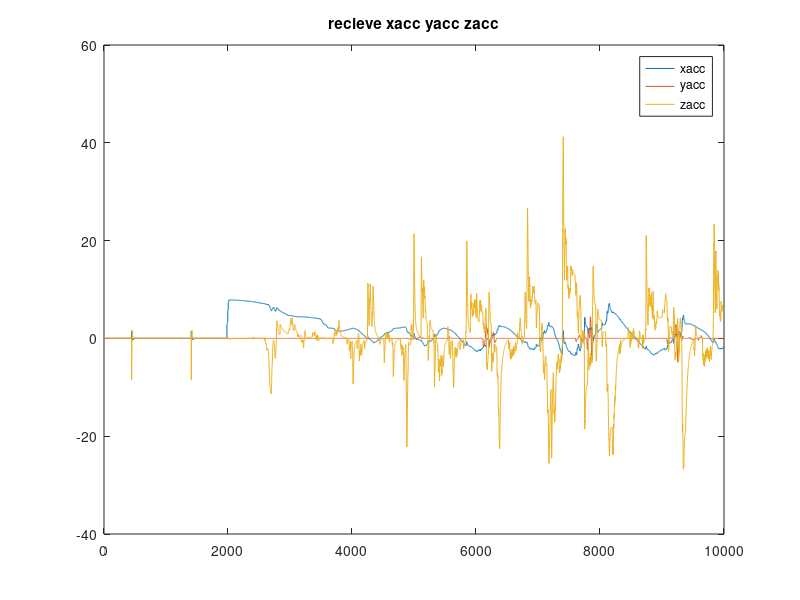
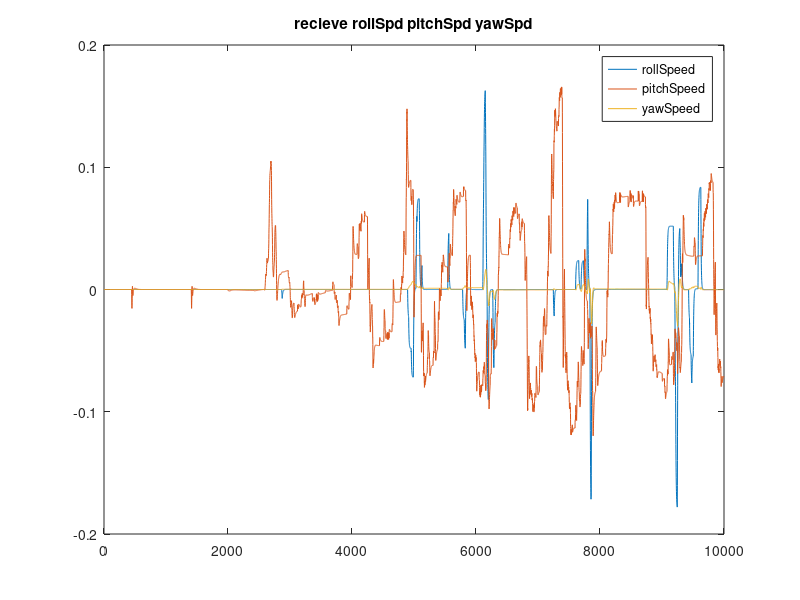
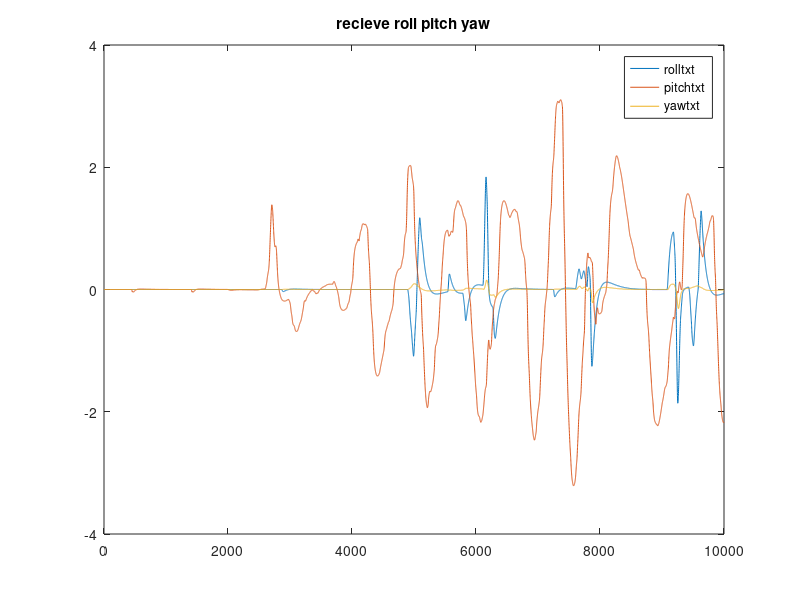
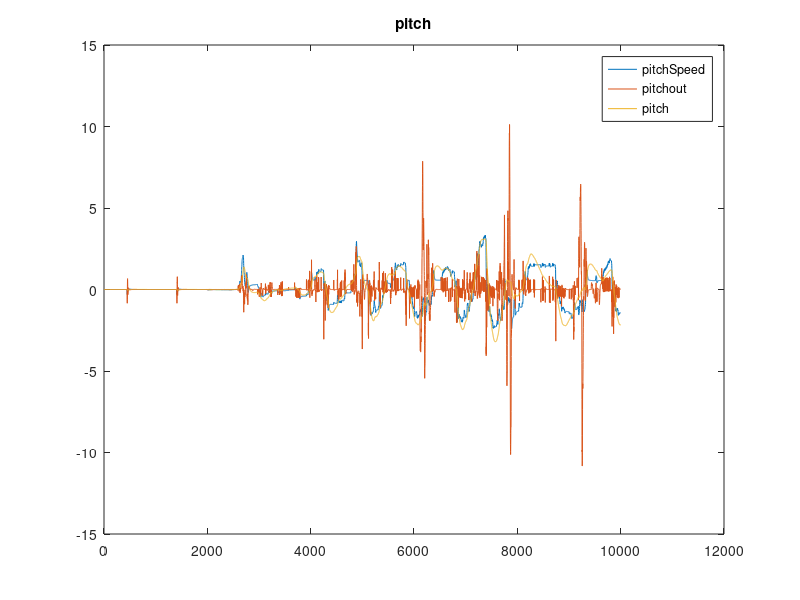

Write the MATLAB code that produced these figures, in order.
function washoutfilter
close all;
clc;
global dT fs count  hpfAccWn lpfAccWn hpfAngleSpdWn inputs outputs
global IS_USE_TRANS_MATRIX IS_ADD_COOR_TURN_GAIN
global roll_scale pitch_scale yaw_scale x_scale y_scale z_scale
dT = 0.047;
fs = 1 / dT;
count = 10000;
IS_USE_TRANS_MATRIX = 1;
IS_ADD_COOR_TURN_GAIN = 1;
hpfAccWn = 1.0;
lpfAccWn = 0.5;
hpfAngleSpdWn = 0.1;
inputs = zeros(12, 3);
outputs = zeros(12, 3);
roll = zeros(count, 1);    % deg
pitch = zeros(count, 1);   % deg
yaw = zeros(count, 1);     % deg
x = zeros(count, 1);       % mm
y = zeros(count, 1);       % mm
z = zeros(count, 1);       % mm
rollfilter = zeros(count, 1);    % deg
pitchfilter = zeros(count, 1);   % deg
yawfilter = zeros(count, 1);     % deg
xfilter = zeros(count, 1);       % mm
yfilter = zeros(count, 1);       % mm
zfilter = zeros(count, 1);       % mm

rollScale = 1.0;
yawScale = 2.0;
pitchScale = 1.0;
rollFilterLevel = 4;
yawFilterLevel = 4;
pitchFilterLevel = 4;
xScale = 0.1;
yScale = 0.1;
zScale = 0.1;
xFilterLevel = 8;
yFilterLevel = 8;
zFilterLevel = 8;

xMAFilters.DataHistory = zeros(1, xFilterLevel);
xMAFilters.Scale = xScale;
xMAFilters.FilterLevel = xFilterLevel;
xMAFilters.DataTotal = 0;
xMAFilters.Rear = 1;

yMAFilters.DataHistory = zeros(1, yFilterLevel);
yMAFilters.Scale = yScale;
yMAFilters.FilterLevel = yFilterLevel;
yMAFilters.DataTotal = 0;
yMAFilters.Rear = 1;

zMAFilters.DataHistory = zeros(1, zFilterLevel);
zMAFilters.Scale = zScale;
zMAFilters.FilterLevel = zFilterLevel;
zMAFilters.DataTotal = 0;
zMAFilters.Rear = 1;

zMAFilters.DataHistory = zeros(1, zFilterLevel);
zMAFilters.Scale = zScale;
zMAFilters.FilterLevel = zFilterLevel;
zMAFilters.DataTotal = 0;
zMAFilters.Rear = 1;

rollMAFilters.DataHistory = zeros(1, rollFilterLevel);
rollMAFilters.Scale = rollScale;
rollMAFilters.FilterLevel = rollFilterLevel;
rollMAFilters.DataTotal = 0;
rollMAFilters.Rear = 1;

pitchMAFilters.DataHistory = zeros(1, pitchFilterLevel);
pitchMAFilters.Scale = pitchScale;
pitchMAFilters.FilterLevel = pitchFilterLevel;
pitchMAFilters.DataTotal = 0;
pitchMAFilters.Rear = 1;

yawMAFilters.DataHistory = zeros(1, yawFilterLevel);
yawMAFilters.Scale = yawScale;
yawMAFilters.FilterLevel = yawFilterLevel;
yawMAFilters.DataTotal = 0;
yawMAFilters.Rear = 1;

roll_scale = 4.0;
pitch_scale = 4.0;
yaw_scale = 2.0;
x_scale = 2.0;
y_scale = 2.0; 
z_scale = 2.0;
[xacc, yacc, zacc, rollSpeed, pitchSpeed, yawSpeed, rolltxt, pitchtxt, yawtxt] = readtxt();
plotAllRecieveData(xacc, yacc, zacc, rollSpeed, pitchSpeed, yawSpeed, rolltxt, pitchtxt, yawtxt);

global accHighPassFilters_nums accHighPassFilters_dens accIntZtrans_nums accIntZtrans_dens
global accLowPassFilter_nums accLowPassFilter_dens angleHpfAndInt_nums angleHpfAndInt_dens
[accHighPassFilters_nums, accHighPassFilters_dens] = build_accHighPassFilters();
[accIntZtrans_nums, accIntZtrans_dens] = build_accIntZtrans();
[accLowPassFilter_nums, accLowPassFilter_dens] = build_accLowPassFilter();
[angleHpfAndInt_nums, angleHpfAndInt_dens] = build_angleHpfAndInt();

for i = 1 : count
    i
    [x(i + 1), y(i + 1), z(i + 1), roll(i + 1), pitch(i + 1), yaw(i + 1)] = ...
        washoutfilterdo(x(i), y(i), z(i), roll(i), pitch(i), yaw(i), ...
        xacc(i), yacc(i), zacc(i), rollSpeed(i), pitchSpeed(i), rollSpeed(i));
    xfilter(i + 1) = MAFilterDo(x(i + 1), xMAFilters);
    yfilter(i + 1) = MAFilterDo(y(i + 1), yMAFilters);
    zfilter(i + 1) = MAFilterDo(z(i + 1), zMAFilters);
    rollfilter(i + 1) = MAFilterDo(roll(i + 1), rollMAFilters);
    pitchfilter(i + 1) = MAFilterDo(pitch(i + 1), pitchMAFilters);
    yawfilter(i + 1) = MAFilterDo(yaw(i + 1), yawMAFilters);

end

figure;
plot(pitchSpeed(1:count) * 20);
hold on;
plot(pitch * pitch_scale);
hold on;
plot(pitchtxt(1:count));
title('pitch')
legend('pitchSpeed','pitchout', 'pitch')

figure;
plot(rollSpeed(1:count) * 20);
hold on;
plot(roll * roll_scale);
hold on;
plot(rolltxt(1:count));
title('roll')
legend('rollSpeed','rollout', 'roll');

figure;
plot(roll);
hold on;
plot(rollfilter);
hold on;
title('rollfilter')
legend('roll','rollfilter');

figure;
plot(pitch);
hold on;
plot(pitchfilter);
hold on;
title('pitchfilter')
legend('pitch','pitchfilter');

figure;
hold on;
plot(xacc(1:count));
hold on;
plot(x(1:count));
title('x');
legend('xacc','x');

figure;
hold on;
plot(yacc(1:count));
hold on;
plot(y(1:count));
title('y');
legend('yacc','y');

function [x_r, y_r, z_r, roll_r, pitch_r, yaw_r] = washoutfilterdo(x, y, z, roll, pitch, yaw, xacc, yacc, zacc, rollSpeed, pitchSpeed, yawSpeed)
global IS_USE_TRANS_MATRIX IS_ADD_COOR_TURN_GAIN
global accHighPassFilters_nums accHighPassFilters_dens accIntZtrans_nums accIntZtrans_dens
global accLowPassFilter_nums accLowPassFilter_dens angleHpfAndInt_nums angleHpfAndInt_dens
acc_scale = 0.01;
angleSpd_scale = 10.0;
coor_turn_gain = 1.0;
rollrad = deg2rad(roll);
pitchrad = deg2rad(pitch);
yawrad = deg2rad(yaw);
TsMatrix = buildTsMatrix(rollrad, pitchrad, yawrad);
LsMatrix = buildLsMatrix(rollrad, pitchrad, yawrad);
fAA = [xacc * acc_scale; yacc * acc_scale; zacc * acc_scale];
wAA = [rollSpeed * angleSpd_scale; pitchSpeed * angleSpd_scale; yawSpeed * angleSpd_scale];
poses = [0; 0; 0];
f2 = [0; 0; 0];
flow = [0; 0; 0];
beta2 = [0; 0; 0];
betahigh = [0; 0; 0];
betalow = [0; 0; 0];
ahigh = [0; 0; 0];
betaS = [0; 0; 0];
if IS_USE_TRANS_MATRIX == 1
    %MatrixMultiplyVector(LsMatrix, fAA, f2);  
    f2 = LsMatrix * fAA;
	%MatrixMultiplyVector(TsMatrix, wAA, beta2);
    beta2 = TsMatrix * wAA;
else
    f2 = fAA;
    beta2 = wAA;
end
a2 = f2;
ACC_NUM = 3;
filtersindex = 1;
for i = 1 : ACC_NUM
    ahigh(i) = filtersdo(a2(i),accHighPassFilters_nums, accHighPassFilters_dens ,filtersindex); filtersindex = filtersindex + 1;
    poses(i) = filtersdo(ahigh(i),accIntZtrans_nums, accIntZtrans_dens ,filtersindex) * 1000.0; filtersindex = filtersindex + 1;
    flow(i) = filtersdo(fAA(i),accLowPassFilter_nums, accLowPassFilter_dens ,filtersindex); filtersindex = filtersindex + 1;
    betalow(i) = rad2deg(flow(i) * coor_turn_gain);
    if IS_ADD_COOR_TURN_GAIN == 1
		betaS(i) = betalow(i) + filtersdo(beta2(i),angleHpfAndInt_nums, angleHpfAndInt_dens, filtersindex); filtersindex = filtersindex + 1;
    else
        betaS(i) = filtersdo(beta2(i), angleHpfAndInt_nums, angleHpfAndInt_dens, filtersindex); filtersindex = filtersindex + 1;
    end
end
x_r = poses(1);
y_r = poses(2);
z_r = poses(3);
roll_r = betaS(1);
pitch_r = betaS(2);
yaw_r = betaS(3);

function [xacc, yacc, zacc, rollSpd, pitchSpd, yawSpd, roll, pitch, yaw] = readtxt()
% data = load('illusiondata.txt');
% data = load('errordata.txt');
data = load('illusiondata0331.txt');
xacc = data(1:end, 1);
yacc = data(1:end, 2);
zacc = data(1:end, 3);
rollSpd = data(1:end, 4);
pitchSpd = data(1:end, 5);
yawSpd = data(1:end, 6);
roll = data(1:end, 7);
pitch = data(1:end, 8);
yaw = data(1:end, 9);

function TsMatrix = buildTsMatrix(roll, pitch, yaw)

y = yaw;    %psi
a = roll;   %theta
b = pitch;  %phi
TsMatrix = zeros(3, 3);
TsMatrix(1, 1) = 1;
TsMatrix(1, 2) = sin(b) * tan(a);
TsMatrix(1, 3) = cos(b) * tan(a);

TsMatrix(2, 1) = 0;
TsMatrix(2, 2) = cos(b);
TsMatrix(2, 3) = -sin(b);

TsMatrix(3, 1) = 0;
TsMatrix(3, 2) = sin(b) * 1.0 / cos(a);
TsMatrix(3, 3) = cos(b) * 1.0 / cos(a);

function LsMatrix = buildLsMatrix(roll, pitch, yaw)

y = yaw;    %psi
a = roll;   %theta
b = pitch;  %phi
LsMatrix = zeros(3, 3);
LsMatrix(1, 1) = cos(a) * cos(y);
LsMatrix(1, 2) = sin(b) * cos(a) * cos(y) - cos(b) * sin(y);
LsMatrix(1, 3) = cos(b) * sin(a) * cos(y) + sin(b) * sin(y);

LsMatrix(2, 1) = cos(a) * sin(y);	
LsMatrix(2, 2) = sin(b) * sin(a) * sin(y) + cos(b) * cos(y);
LsMatrix(2, 3) = cos(b) * sin(a) * sin(y) - sin(b) * cos(y);

LsMatrix(3, 1) = -sin(a);
LsMatrix(3, 2) = sin(b) * cos(a);
LsMatrix(3, 3) = cos(b) * cos(a);

function [numsd, densd] = build_accHighPassFilters()
global fs hpfAccWn
nums = zeros(1, 3);
dens = zeros(1, 3);
nums(1) = 1; nums(2) = 0; nums(3) = 0;
dens(1) = 1; dens(2) = 2 * 1 * hpfAccWn; dens(3) = hpfAccWn * hpfAccWn;
[numsd, densd] = bilinear(nums, dens, fs);

function [numsd, densd] = build_accIntZtrans()
global fs hpfAccWn
nums = zeros(1, 3);
dens = zeros(1, 3);
nums(1) = 0; nums(2) = 0; nums(3) = 1;
dens(1) = 1; dens(2) = hpfAccWn; dens(3) = 0;
[numsd, densd] = bilinear(nums, dens, fs);

function [numsd, densd] = build_accLowPassFilter()
global fs lpfAccWn
nums = zeros(1, 3);
dens = zeros(1, 3);
nums(1) = 0; nums(2) = 0; nums(3) = lpfAccWn * lpfAccWn;
dens(1) = 1; dens(2) = 2 * 1 * lpfAccWn; dens(3) = lpfAccWn * lpfAccWn;
[numsd, densd] = bilinear(nums, dens, fs);

function [numsd, densd] = build_angleHpfAndInt();
global fs hpfAngleSpdWn
nums = zeros(1, 3);
dens = zeros(1, 3);
nums(1) = 0; nums(2) = 1; nums(3) = 0;
dens(1) = 1; dens(2) = 2 * 1 * hpfAngleSpdWn; dens(3) = hpfAngleSpdWn * hpfAngleSpdWn;
[numsd, densd] = bilinear(nums, dens, fs);

function out = filtersdo(now, inner_nums, inner_dens, filtersindex)
global inputs outputs
out = 0;

input = inputs(filtersindex, 1:end);
output = outputs(filtersindex, 1:end);

input = circshift(input',1)';
input(1) = now;
inputs(filtersindex, 1:end) = input;

for i = 1:2
    out = out - inner_dens(i + 1) * output(i);
end
for i = 1:3
    out = out + inner_nums(i) * input(i);
end

output = circshift(output',1)';
output(1) = out;
outputs(filtersindex, 1:end) = output;

function plotAllRecieveData(xacc, yacc, zacc, rollSpeed, pitchSpeed, yawSpeed, rolltxt, pitchtxt, yawtxt)
global count
figure;
plot(xacc(1:count));
hold on;
plot(yacc(1:count));
hold on;
plot(zacc(1:count));
hold on;
%plot(pitchtxt(1:count));
title('recieve xacc yacc zacc');
legend('xacc','yacc','zacc', 'pitchtxt');

figure;
plot(rollSpeed(1:count));
hold on;
plot(pitchSpeed(1:count));
hold on;
plot(yawSpeed(1:count));
hold on;
%plot(pitchtxt(1:count));
title('recieve rollSpd pitchSpd yawSpd');
legend('rollSpeed','pitchSpeed','yawSpeed', 'pitchtxt')

figure;
plot(rolltxt(1:count));
hold on;
plot(pitchtxt(1:count));
hold on;
plot(yawtxt(1:count));
title('recieve roll pitch yaw');
legend('rolltxt','pitchtxt','yawtxt');

function out = MAFilterDo(in, filters)
filters.DataHistory(filters.Rear) = in;
filters.Rear = filters.Rear + 1;
if(filters.Rear > filters.FilterLevel) 
    filters.Rear = 1;
end
out = sum(filters.DataHistory) / filters.FilterLevel * filters.Scale;


